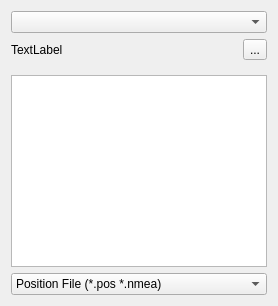
         <widget class="QWidget" name="panelBrowse" native="true">
          <layout class="QVBoxLayout" name="verticalLayout1">
           <item>
            <widget class="QWidget" name="Panel13" native="true">
             <property name="enabled">
              <bool>true</bool>
             </property>
             <property name="sizePolicy">
              <sizepolicy hsizetype="Preferred" vsizetype="Fixed">
               <horstretch>0</horstretch>
               <verstretch>0</verstretch>
              </sizepolicy>
             </property>
             <property name="toolTip">
              <string/>
             </property>
             <property name="layoutDirection">
              <enum>Qt::LeftToRight</enum>
             </property>
             <property name="text" stdset="0">
              <string/>
             </property>
             <layout class="QHBoxLayout" name="horizontalLayout_51">
              <property name="spacing">
               <number>0</number>
              </property>
              <property name="leftMargin">
               <number>0</number>
              </property>
              <property name="topMargin">
               <number>0</number>
              </property>
              <property name="rightMargin">
               <number>0</number>
              </property>
              <property name="bottomMargin">
               <number>0</number>
              </property>
              <item>
               <widget class="QComboBox" name="cBDriveSelect"/>
              </item>
             </layout>
            </widget>
           </item>
           <item>
            <widget class="QWidget" name="Panel2" native="true">
             <property name="enabled">
              <bool>true</bool>
             </property>
             <property name="sizePolicy">
              <sizepolicy hsizetype="Preferred" vsizetype="Fixed">
               <horstretch>0</horstretch>
               <verstretch>0</verstretch>
              </sizepolicy>
             </property>
             <property name="toolTip">
              <string/>
             </property>
             <property name="layoutDirection">
              <enum>Qt::LeftToRight</enum>
             </property>
             <property name="text" stdset="0">
              <string/>
             </property>
             <layout class="QVBoxLayout" name="verticalLayout_21">
              <property name="spacing">
               <number>0</number>
              </property>
              <property name="leftMargin">
               <number>0</number>
              </property>
              <property name="topMargin">
               <number>0</number>
              </property>
              <property name="rightMargin">
               <number>0</number>
              </property>
              <item>
               <widget class="QWidget" name="Panel5" native="true">
                <property name="enabled">
                 <bool>true</bool>
                </property>
                <property name="toolTip">
                 <string/>
                </property>
                <property name="layoutDirection">
                 <enum>Qt::LeftToRight</enum>
                </property>
                <property name="editable" stdset="0">
                 <bool>true</bool>
                </property>
                <property name="text" stdset="0">
                 <string/>
                </property>
                <layout class="QHBoxLayout" name="horizontalLayout1">
                 <property name="spacing">
                  <number>0</number>
                 </property>
                 <property name="leftMargin">
                  <number>0</number>
                 </property>
                 <property name="topMargin">
                  <number>0</number>
                 </property>
                 <property name="rightMargin">
                  <number>0</number>
                 </property>
                 <property name="bottomMargin">
                  <number>0</number>
                 </property>
                 <item>
                  <widget class="QLabel" name="lblDirectorySelected">
                   <property name="text">
                    <string>TextLabel</string>
                   </property>
                  </widget>
                 </item>
                 <item>
                  <widget class="QToolButton" name="btnDirectorySelect">
                   <property name="text">
                    <string>...</string>
                   </property>
                  </widget>
                 </item>
                </layout>
               </widget>
              </item>
             </layout>
            </widget>
           </item>
           <item>
            <widget class="QListView" name="lVFileList">
             <property name="frameShape">
              <enum>QFrame::StyledPanel</enum>
             </property>
            </widget>
           </item>
           <item>
            <widget class="QWidget" name="Panel3" native="true">
             <property name="enabled">
              <bool>true</bool>
             </property>
             <property name="sizePolicy">
              <sizepolicy hsizetype="Preferred" vsizetype="Fixed">
               <horstretch>0</horstretch>
               <verstretch>0</verstretch>
              </sizepolicy>
             </property>
             <property name="toolTip">
              <string/>
             </property>
             <property name="layoutDirection">
              <enum>Qt::LeftToRight</enum>
             </property>
             <property name="text" stdset="0">
              <string>Panel3</string>
             </property>
             <layout class="QHBoxLayout" name="horizontalLayout_21">
              <property name="spacing">
               <number>0</number>
              </property>
              <property name="leftMargin">
               <number>0</number>
              </property>
              <property name="topMargin">
               <number>0</number>
              </property>
              <property name="rightMargin">
               <number>0</number>
              </property>
              <property name="bottomMargin">
               <number>0</number>
              </property>
              <item>
               <widget class="QComboBox" name="cBFilter">
                <item>
                 <property name="text">
                  <string>Position File (*.pos *.nmea)</string>
                 </property>
                </item>
                <item>
                 <property name="text">
                  <string>All (*.*)</string>
                 </property>
                </item>
               </widget>
              </item>
             </layout>
            </widget>
           </item>
          </layout>
         </widget>
